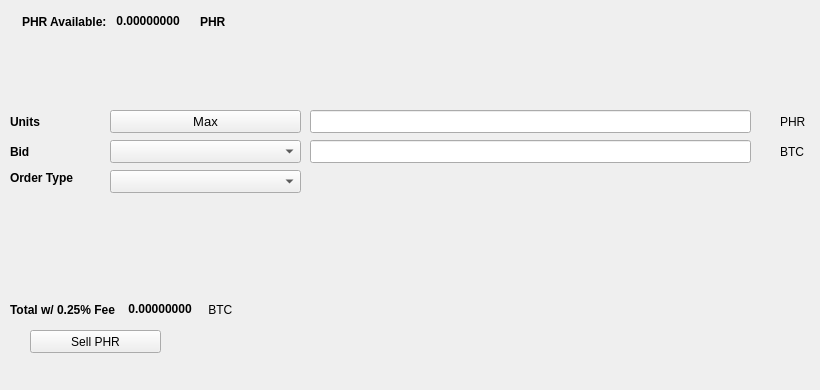
   <widget class="QWidget" name="SellTab">
    <attribute name="title">
     <string>Sell</string>
    </attribute>
    <widget class="QLabel" name="label_16">
     <property name="geometry">
      <rect>
       <x>780</x>
       <y>140</y>
       <width>31</width>
       <height>23</height>
      </rect>
     </property>
     <property name="text">
      <string>BTC</string>
     </property>
    </widget>
    <widget class="QComboBox" name="SellBidcomboBox">
     <property name="geometry">
      <rect>
       <x>110</x>
       <y>140</y>
       <width>191</width>
       <height>23</height>
      </rect>
     </property>
     <property name="font">
      <font>
       <pointsize>10</pointsize>
      </font>
     </property>
    </widget>
    <widget class="QLabel" name="label_18">
     <property name="geometry">
      <rect>
       <x>10</x>
       <y>110</y>
       <width>46</width>
       <height>23</height>
      </rect>
     </property>
     <property name="font">
      <font>
       <weight>75</weight>
       <bold>true</bold>
      </font>
     </property>
     <property name="text">
      <string>Units</string>
     </property>
    </widget>
    <widget class="QPushButton" name="Sell_Max_Amount">
     <property name="geometry">
      <rect>
       <x>110</x>
       <y>110</y>
       <width>191</width>
       <height>23</height>
      </rect>
     </property>
     <property name="font">
      <font>
       <pointsize>10</pointsize>
      </font>
     </property>
     <property name="text">
      <string>Max</string>
     </property>
    </widget>
    <widget class="QLabel" name="label_20">
     <property name="geometry">
      <rect>
       <x>10</x>
       <y>170</y>
       <width>91</width>
       <height>16</height>
      </rect>
     </property>
     <property name="font">
      <font>
       <weight>75</weight>
       <bold>true</bold>
      </font>
     </property>
     <property name="text">
      <string>Order Type</string>
     </property>
    </widget>
    <widget class="QComboBox" name="SellOrdertypeCombo">
     <property name="geometry">
      <rect>
       <x>110</x>
       <y>170</y>
       <width>191</width>
       <height>23</height>
      </rect>
     </property>
     <property name="font">
      <font>
       <pointsize>10</pointsize>
      </font>
     </property>
    </widget>
    <widget class="QLabel" name="label_21">
     <property name="geometry">
      <rect>
       <x>10</x>
       <y>140</y>
       <width>46</width>
       <height>23</height>
      </rect>
     </property>
     <property name="font">
      <font>
       <weight>75</weight>
       <bold>true</bold>
      </font>
     </property>
     <property name="text">
      <string>Bid</string>
     </property>
    </widget>
    <widget class="QLabel" name="label_22">
     <property name="geometry">
      <rect>
       <x>780</x>
       <y>110</y>
       <width>31</width>
       <height>23</height>
      </rect>
     </property>
     <property name="text">
      <string>PHR</string>
     </property>
    </widget>
    <widget class="QLineEdit" name="UnitsInputPHR">
     <property name="geometry">
      <rect>
       <x>310</x>
       <y>110</y>
       <width>441</width>
       <height>23</height>
      </rect>
     </property>
     <property name="font">
      <font>
       <pointsize>9</pointsize>
       <weight>75</weight>
       <bold>true</bold>
      </font>
     </property>
    </widget>
    <widget class="QLineEdit" name="SellBidPriceEdit">
     <property name="geometry">
      <rect>
       <x>310</x>
       <y>140</y>
       <width>441</width>
       <height>23</height>
      </rect>
     </property>
     <property name="font">
      <font>
       <pointsize>9</pointsize>
       <weight>75</weight>
       <bold>true</bold>
      </font>
     </property>
    </widget>
    <widget class="QPushButton" name="SellPHRBTN">
     <property name="geometry">
      <rect>
       <x>30</x>
       <y>330</y>
       <width>131</width>
       <height>23</height>
      </rect>
     </property>
     <property name="text">
      <string>Sell PHR</string>
     </property>
     <property name="icon">
      <iconset resource="../volt">
       <normaloff>:/icons/bitcoin</normaloff>:/icons/bitcoin</iconset>
     </property>
    </widget>
    <widget class="QWidget" name="layoutWidget3">
     <property name="geometry">
      <rect>
       <x>22</x>
       <y>12</y>
       <width>258</width>
       <height>19</height>
      </rect>
     </property>
     <layout class="QHBoxLayout" name="horizontalLayout">
      <item>
       <widget class="QLabel" name="label232_2">
        <property name="font">
         <font>
          <weight>75</weight>
          <bold>true</bold>
         </font>
        </property>
        <property name="text">
         <string>PHR Available:</string>
        </property>
       </widget>
      </item>
      <item>
       <widget class="QLabel" name="PHRAvailableLabel">
        <property name="palette">
         <palette>
          <active>
           <colorrole role="WindowText">
            <brush brushstyle="SolidPattern">
             <color alpha="255">
              <red>0</red>
              <green>0</green>
              <blue>0</blue>
             </color>
            </brush>
           </colorrole>
           <colorrole role="Button">
            <brush brushstyle="SolidPattern">
             <color alpha="255">
              <red>0</red>
              <green>170</green>
              <blue>0</blue>
             </color>
            </brush>
           </colorrole>
           <colorrole role="Light">
            <brush brushstyle="SolidPattern">
             <color alpha="255">
              <red>0</red>
              <green>255</green>
              <blue>0</blue>
             </color>
            </brush>
           </colorrole>
           <colorrole role="Midlight">
            <brush brushstyle="SolidPattern">
             <color alpha="255">
              <red>0</red>
              <green>212</green>
              <blue>0</blue>
             </color>
            </brush>
           </colorrole>
           <colorrole role="Dark">
            <brush brushstyle="SolidPattern">
             <color alpha="255">
              <red>0</red>
              <green>85</green>
              <blue>0</blue>
             </color>
            </brush>
           </colorrole>
           <colorrole role="Mid">
            <brush brushstyle="SolidPattern">
             <color alpha="255">
              <red>0</red>
              <green>113</green>
              <blue>0</blue>
             </color>
            </brush>
           </colorrole>
           <colorrole role="Text">
            <brush brushstyle="SolidPattern">
             <color alpha="255">
              <red>0</red>
              <green>170</green>
              <blue>0</blue>
             </color>
            </brush>
           </colorrole>
           <colorrole role="BrightText">
            <brush brushstyle="SolidPattern">
             <color alpha="255">
              <red>255</red>
              <green>255</green>
              <blue>255</blue>
             </color>
            </brush>
           </colorrole>
           <colorrole role="ButtonText">
            <brush brushstyle="SolidPattern">
             <color alpha="255">
              <red>0</red>
              <green>0</green>
              <blue>0</blue>
             </color>
            </brush>
           </colorrole>
           <colorrole role="Base">
            <brush brushstyle="SolidPattern">
             <color alpha="255">
              <red>255</red>
              <green>255</green>
              <blue>255</blue>
             </color>
            </brush>
           </colorrole>
           <colorrole role="Window">
            <brush brushstyle="SolidPattern">
             <color alpha="255">
              <red>0</red>
              <green>170</green>
              <blue>0</blue>
             </color>
            </brush>
           </colorrole>
           <colorrole role="Shadow">
            <brush brushstyle="SolidPattern">
             <color alpha="255">
              <red>0</red>
              <green>0</green>
              <blue>0</blue>
             </color>
            </brush>
           </colorrole>
           <colorrole role="AlternateBase">
            <brush brushstyle="SolidPattern">
             <color alpha="255">
              <red>127</red>
              <green>212</green>
              <blue>127</blue>
             </color>
            </brush>
           </colorrole>
           <colorrole role="ToolTipBase">
            <brush brushstyle="SolidPattern">
             <color alpha="255">
              <red>255</red>
              <green>255</green>
              <blue>220</blue>
             </color>
            </brush>
           </colorrole>
           <colorrole role="ToolTipText">
            <brush brushstyle="SolidPattern">
             <color alpha="255">
              <red>0</red>
              <green>0</green>
              <blue>0</blue>
             </color>
            </brush>
           </colorrole>
          </active>
          <inactive>
           <colorrole role="WindowText">
            <brush brushstyle="SolidPattern">
             <color alpha="255">
              <red>0</red>
              <green>0</green>
              <blue>0</blue>
             </color>
            </brush>
           </colorrole>
           <colorrole role="Button">
            <brush brushstyle="SolidPattern">
             <color alpha="255">
              <red>0</red>
              <green>170</green>
              <blue>0</blue>
             </color>
            </brush>
           </colorrole>
           <colorrole role="Light">
            <brush brushstyle="SolidPattern">
             <color alpha="255">
              <red>0</red>
              <green>255</green>
              <blue>0</blue>
             </color>
            </brush>
           </colorrole>
           <colorrole role="Midlight">
            <brush brushstyle="SolidPattern">
             <color alpha="255">
              <red>0</red>
              <green>212</green>
              <blue>0</blue>
             </color>
            </brush>
           </colorrole>
           <colorrole role="Dark">
            <brush brushstyle="SolidPattern">
             <color alpha="255">
              <red>0</red>
              <green>85</green>
              <blue>0</blue>
             </color>
            </brush>
           </colorrole>
           <colorrole role="Mid">
            <brush brushstyle="SolidPattern">
             <color alpha="255">
              <red>0</red>
              <green>113</green>
              <blue>0</blue>
             </color>
            </brush>
           </colorrole>
           <colorrole role="Text">
            <brush brushstyle="SolidPattern">
             <color alpha="255">
              <red>0</red>
              <green>170</green>
              <blue>0</blue>
             </color>
            </brush>
           </colorrole>
           <colorrole role="BrightText">
            <brush brushstyle="SolidPattern">
             <color alpha="255">
              <red>255</red>
              <green>255</green>
              <blue>255</blue>
             </color>
            </brush>
           </colorrole>
           <colorrole role="ButtonText">
            <brush brushstyle="SolidPattern">
             <color alpha="255">
              <red>0</red>
              <green>0</green>
              <blue>0</blue>
             </color>
            </brush>
           </colorrole>
           <colorrole role="Base">
            <brush brushstyle="SolidPattern">
             <color alpha="255">
              <red>255</red>
              <green>255</green>
              <blue>255</blue>
             </color>
            </brush>
           </colorrole>
           <colorrole role="Window">
            <brush brushstyle="SolidPattern">
             <color alpha="255">
              <red>0</red>
              <green>170</green>
              <blue>0</blue>
             </color>
            </brush>
           </colorrole>
           <colorrole role="Shadow">
            <brush brushstyle="SolidPattern">
             <color alpha="255">
              <red>0</red>
              <green>0</green>
              <blue>0</blue>
             </color>
            </brush>
           </colorrole>
           <colorrole role="AlternateBase">
            <brush brushstyle="SolidPattern">
             <color alpha="255">
              <red>127</red>
              <green>212</green>
              <blue>127</blue>
             </color>
            </brush>
           </colorrole>
           <colorrole role="ToolTipBase">
            <brush brushstyle="SolidPattern">
             <color alpha="255">
              <red>255</red>
              <green>255</green>
              <blue>220</blue>
             </color>
            </brush>
           </colorrole>
           <colorrole role="ToolTipText">
            <brush brushstyle="SolidPattern">
             <color alpha="255">
              <red>0</red>
              <green>0</green>
              <blue>0</blue>
             </color>
            </brush>
           </colorrole>
          </inactive>
          <disabled>
           <colorrole role="WindowText">
            <brush brushstyle="SolidPattern">
             <color alpha="255">
              <red>0</red>
              <green>85</green>
              <blue>0</blue>
             </color>
            </brush>
           </colorrole>
           <colorrole role="Button">
            <brush brushstyle="SolidPattern">
             <color alpha="255">
              <red>0</red>
              <green>170</green>
              <blue>0</blue>
             </color>
            </brush>
           </colorrole>
           <colorrole role="Light">
            <brush brushstyle="SolidPattern">
             <color alpha="255">
              <red>0</red>
              <green>255</green>
              <blue>0</blue>
             </color>
            </brush>
           </colorrole>
           <colorrole role="Midlight">
            <brush brushstyle="SolidPattern">
             <color alpha="255">
              <red>0</red>
              <green>212</green>
              <blue>0</blue>
             </color>
            </brush>
           </colorrole>
           <colorrole role="Dark">
            <brush brushstyle="SolidPattern">
             <color alpha="255">
              <red>0</red>
              <green>85</green>
              <blue>0</blue>
             </color>
            </brush>
           </colorrole>
           <colorrole role="Mid">
            <brush brushstyle="SolidPattern">
             <color alpha="255">
              <red>0</red>
              <green>113</green>
              <blue>0</blue>
             </color>
            </brush>
           </colorrole>
           <colorrole role="Text">
            <brush brushstyle="SolidPattern">
             <color alpha="255">
              <red>0</red>
              <green>85</green>
              <blue>0</blue>
             </color>
            </brush>
           </colorrole>
           <colorrole role="BrightText">
            <brush brushstyle="SolidPattern">
             <color alpha="255">
              <red>255</red>
              <green>255</green>
              <blue>255</blue>
             </color>
            </brush>
           </colorrole>
           <colorrole role="ButtonText">
            <brush brushstyle="SolidPattern">
             <color alpha="255">
              <red>0</red>
              <green>85</green>
              <blue>0</blue>
             </color>
            </brush>
           </colorrole>
           <colorrole role="Base">
            <brush brushstyle="SolidPattern">
             <color alpha="255">
              <red>0</red>
              <green>170</green>
              <blue>0</blue>
             </color>
            </brush>
           </colorrole>
           <colorrole role="Window">
            <brush brushstyle="SolidPattern">
             <color alpha="255">
              <red>0</red>
              <green>170</green>
              <blue>0</blue>
             </color>
            </brush>
           </colorrole>
           <colorrole role="Shadow">
            <brush brushstyle="SolidPattern">
             <color alpha="255">
              <red>0</red>
              <green>0</green>
              <blue>0</blue>
             </color>
            </brush>
           </colorrole>
           <colorrole role="AlternateBase">
            <brush brushstyle="SolidPattern">
             <color alpha="255">
              <red>0</red>
              <green>170</green>
              <blue>0</blue>
             </color>
            </brush>
           </colorrole>
           <colorrole role="ToolTipBase">
            <brush brushstyle="SolidPattern">
             <color alpha="255">
              <red>255</red>
              <green>255</green>
              <blue>220</blue>
             </color>
            </brush>
           </colorrole>
           <colorrole role="ToolTipText">
            <brush brushstyle="SolidPattern">
             <color alpha="255">
              <red>0</red>
              <green>0</green>
              <blue>0</blue>
             </color>
            </brush>
           </colorrole>
          </disabled>
         </palette>
        </property>
        <property name="font">
         <font>
          <weight>75</weight>
          <bold>true</bold>
         </font>
        </property>
        <property name="text">
         <string> 0.00000000 </string>
        </property>
        <property name="textInteractionFlags">
         <set>Qt::LinksAccessibleByMouse|Qt::TextSelectableByKeyboard|Qt::TextSelectableByMouse</set>
        </property>
       </widget>
      </item>
      <item>
       <widget class="QLabel" name="labelPHR">
        <property name="font">
         <font>
          <weight>75</weight>
          <bold>true</bold>
         </font>
        </property>
        <property name="text">
         <string>PHR</string>
        </property>
       </widget>
      </item>
     </layout>
    </widget>
    <widget class="QWidget" name="layoutWidget">
     <property name="geometry">
      <rect>
       <x>10</x>
       <y>300</y>
       <width>268</width>
       <height>19</height>
      </rect>
     </property>
     <layout class="QHBoxLayout" name="horizontalLayout_2">
      <item>
       <widget class="QLabel" name="label_19">
        <property name="font">
         <font>
          <weight>75</weight>
          <bold>true</bold>
         </font>
        </property>
        <property name="text">
         <string>Total w/ 0.25% Fee </string>
        </property>
       </widget>
      </item>
      <item>
       <widget class="QLabel" name="SellCostLabel">
        <property name="palette">
         <palette>
          <active>
           <colorrole role="WindowText">
            <brush brushstyle="SolidPattern">
             <color alpha="255">
              <red>0</red>
              <green>0</green>
              <blue>0</blue>
             </color>
            </brush>
           </colorrole>
           <colorrole role="Button">
            <brush brushstyle="SolidPattern">
             <color alpha="255">
              <red>0</red>
              <green>170</green>
              <blue>0</blue>
             </color>
            </brush>
           </colorrole>
           <colorrole role="Light">
            <brush brushstyle="SolidPattern">
             <color alpha="255">
              <red>0</red>
              <green>255</green>
              <blue>0</blue>
             </color>
            </brush>
           </colorrole>
           <colorrole role="Midlight">
            <brush brushstyle="SolidPattern">
             <color alpha="255">
              <red>0</red>
              <green>212</green>
              <blue>0</blue>
             </color>
            </brush>
           </colorrole>
           <colorrole role="Dark">
            <brush brushstyle="SolidPattern">
             <color alpha="255">
              <red>0</red>
              <green>85</green>
              <blue>0</blue>
             </color>
            </brush>
           </colorrole>
           <colorrole role="Mid">
            <brush brushstyle="SolidPattern">
             <color alpha="255">
              <red>0</red>
              <green>113</green>
              <blue>0</blue>
             </color>
            </brush>
           </colorrole>
           <colorrole role="Text">
            <brush brushstyle="SolidPattern">
             <color alpha="255">
              <red>0</red>
              <green>170</green>
              <blue>0</blue>
             </color>
            </brush>
           </colorrole>
           <colorrole role="BrightText">
            <brush brushstyle="SolidPattern">
             <color alpha="255">
              <red>255</red>
              <green>255</green>
              <blue>255</blue>
             </color>
            </brush>
           </colorrole>
           <colorrole role="ButtonText">
            <brush brushstyle="SolidPattern">
             <color alpha="255">
              <red>0</red>
              <green>0</green>
              <blue>0</blue>
             </color>
            </brush>
           </colorrole>
           <colorrole role="Base">
            <brush brushstyle="SolidPattern">
             <color alpha="255">
              <red>255</red>
              <green>255</green>
              <blue>255</blue>
             </color>
            </brush>
           </colorrole>
           <colorrole role="Window">
            <brush brushstyle="SolidPattern">
             <color alpha="255">
              <red>0</red>
              <green>170</green>
              <blue>0</blue>
             </color>
            </brush>
           </colorrole>
           <colorrole role="Shadow">
            <brush brushstyle="SolidPattern">
             <color alpha="255">
              <red>0</red>
              <green>0</green>
              <blue>0</blue>
             </color>
            </brush>
           </colorrole>
           <colorrole role="AlternateBase">
            <brush brushstyle="SolidPattern">
             <color alpha="255">
              <red>127</red>
              <green>212</green>
              <blue>127</blue>
             </color>
            </brush>
           </colorrole>
           <colorrole role="ToolTipBase">
            <brush brushstyle="SolidPattern">
             <color alpha="255">
              <red>255</red>
              <green>255</green>
              <blue>220</blue>
             </color>
            </brush>
           </colorrole>
           <colorrole role="ToolTipText">
            <brush brushstyle="SolidPattern">
             <color alpha="255">
              <red>0</red>
              <green>0</green>
              <blue>0</blue>
             </color>
            </brush>
           </colorrole>
          </active>
          <inactive>
           <colorrole role="WindowText">
            <brush brushstyle="SolidPattern">
             <color alpha="255">
              <red>0</red>
              <green>0</green>
              <blue>0</blue>
             </color>
            </brush>
           </colorrole>
           <colorrole role="Button">
            <brush brushstyle="SolidPattern">
             <color alpha="255">
              <red>0</red>
              <green>170</green>
              <blue>0</blue>
             </color>
            </brush>
           </colorrole>
           <colorrole role="Light">
            <brush brushstyle="SolidPattern">
             <color alpha="255">
              <red>0</red>
              <green>255</green>
              <blue>0</blue>
             </color>
            </brush>
           </colorrole>
           <colorrole role="Midlight">
            <brush brushstyle="SolidPattern">
             <color alpha="255">
              <red>0</red>
              <green>212</green>
              <blue>0</blue>
             </color>
            </brush>
           </colorrole>
           <colorrole role="Dark">
            <brush brushstyle="SolidPattern">
             <color alpha="255">
              <red>0</red>
              <green>85</green>
              <blue>0</blue>
             </color>
            </brush>
           </colorrole>
           <colorrole role="Mid">
            <brush brushstyle="SolidPattern">
             <color alpha="255">
              <red>0</red>
              <green>113</green>
              <blue>0</blue>
             </color>
            </brush>
           </colorrole>
           <colorrole role="Text">
            <brush brushstyle="SolidPattern">
             <color alpha="255">
              <red>0</red>
              <green>170</green>
              <blue>0</blue>
             </color>
            </brush>
           </colorrole>
           <colorrole role="BrightText">
            <brush brushstyle="SolidPattern">
             <color alpha="255">
              <red>255</red>
              <green>255</green>
              <blue>255</blue>
             </color>
            </brush>
           </colorrole>
           <colorrole role="ButtonText">
            <brush brushstyle="SolidPattern">
             <color alpha="255">
              <red>0</red>
              <green>0</green>
              <blue>0</blue>
             </color>
            </brush>
           </colorrole>
           <colorrole role="Base">
            <brush brushstyle="SolidPattern">
             <color alpha="255">
              <red>255</red>
              <green>255</green>
              <blue>255</blue>
             </color>
            </brush>
           </colorrole>
           <colorrole role="Window">
            <brush brushstyle="SolidPattern">
             <color alpha="255">
              <red>0</red>
              <green>170</green>
              <blue>0</blue>
             </color>
            </brush>
           </colorrole>
           <colorrole role="Shadow">
            <brush brushstyle="SolidPattern">
             <color alpha="255">
              <red>0</red>
              <green>0</green>
              <blue>0</blue>
             </color>
            </brush>
           </colorrole>
           <colorrole role="AlternateBase">
            <brush brushstyle="SolidPattern">
             <color alpha="255">
              <red>127</red>
              <green>212</green>
              <blue>127</blue>
             </color>
            </brush>
           </colorrole>
           <colorrole role="ToolTipBase">
            <brush brushstyle="SolidPattern">
             <color alpha="255">
              <red>255</red>
              <green>255</green>
              <blue>220</blue>
             </color>
            </brush>
           </colorrole>
           <colorrole role="ToolTipText">
            <brush brushstyle="SolidPattern">
             <color alpha="255">
              <red>0</red>
              <green>0</green>
              <blue>0</blue>
             </color>
            </brush>
           </colorrole>
          </inactive>
          <disabled>
           <colorrole role="WindowText">
            <brush brushstyle="SolidPattern">
             <color alpha="255">
              <red>0</red>
              <green>85</green>
              <blue>0</blue>
             </color>
            </brush>
           </colorrole>
           <colorrole role="Button">
            <brush brushstyle="SolidPattern">
             <color alpha="255">
              <red>0</red>
              <green>170</green>
              <blue>0</blue>
             </color>
            </brush>
           </colorrole>
           <colorrole role="Light">
            <brush brushstyle="SolidPattern">
             <color alpha="255">
              <red>0</red>
              <green>255</green>
              <blue>0</blue>
             </color>
            </brush>
           </colorrole>
           <colorrole role="Midlight">
            <brush brushstyle="SolidPattern">
             <color alpha="255">
              <red>0</red>
              <green>212</green>
              <blue>0</blue>
             </color>
            </brush>
           </colorrole>
           <colorrole role="Dark">
            <brush brushstyle="SolidPattern">
             <color alpha="255">
              <red>0</red>
              <green>85</green>
              <blue>0</blue>
             </color>
            </brush>
           </colorrole>
           <colorrole role="Mid">
            <brush brushstyle="SolidPattern">
             <color alpha="255">
              <red>0</red>
              <green>113</green>
              <blue>0</blue>
             </color>
            </brush>
           </colorrole>
           <colorrole role="Text">
            <brush brushstyle="SolidPattern">
             <color alpha="255">
              <red>0</red>
              <green>85</green>
              <blue>0</blue>
             </color>
            </brush>
           </colorrole>
           <colorrole role="BrightText">
            <brush brushstyle="SolidPattern">
             <color alpha="255">
              <red>255</red>
              <green>255</green>
              <blue>255</blue>
             </color>
            </brush>
           </colorrole>
           <colorrole role="ButtonText">
            <brush brushstyle="SolidPattern">
             <color alpha="255">
              <red>0</red>
              <green>85</green>
              <blue>0</blue>
             </color>
            </brush>
           </colorrole>
           <colorrole role="Base">
            <brush brushstyle="SolidPattern">
             <color alpha="255">
              <red>0</red>
              <green>170</green>
              <blue>0</blue>
             </color>
            </brush>
           </colorrole>
           <colorrole role="Window">
            <brush brushstyle="SolidPattern">
             <color alpha="255">
              <red>0</red>
              <green>170</green>
              <blue>0</blue>
             </color>
            </brush>
           </colorrole>
           <colorrole role="Shadow">
            <brush brushstyle="SolidPattern">
             <color alpha="255">
              <red>0</red>
              <green>0</green>
              <blue>0</blue>
             </color>
            </brush>
           </colorrole>
           <colorrole role="AlternateBase">
            <brush brushstyle="SolidPattern">
             <color alpha="255">
              <red>0</red>
              <green>170</green>
              <blue>0</blue>
             </color>
            </brush>
           </colorrole>
           <colorrole role="ToolTipBase">
            <brush brushstyle="SolidPattern">
             <color alpha="255">
              <red>255</red>
              <green>255</green>
              <blue>220</blue>
             </color>
            </brush>
           </colorrole>
           <colorrole role="ToolTipText">
            <brush brushstyle="SolidPattern">
             <color alpha="255">
              <red>0</red>
              <green>0</green>
              <blue>0</blue>
             </color>
            </brush>
           </colorrole>
          </disabled>
         </palette>
        </property>
        <property name="font">
         <font>
          <weight>75</weight>
          <bold>true</bold>
         </font>
        </property>
        <property name="autoFillBackground">
         <bool>false</bool>
        </property>
        <property name="text">
         <string> 0.00000000</string>
        </property>
        <property name="textInteractionFlags">
         <set>Qt::LinksAccessibleByMouse|Qt::TextSelectableByMouse</set>
        </property>
       </widget>
      </item>
      <item>
       <widget class="QLabel" name="label_17">
        <property name="font">
         <font>
          <weight>50</weight>
          <bold>false</bold>
         </font>
        </property>
        <property name="text">
         <string> BTC</string>
        </property>
       </widget>
      </item>
     </layout>
    </widget>
    <widget class="QLabel" name="label_23">
     <property name="geometry">
      <rect>
       <x>460</x>
       <y>300</y>
       <width>281</width>
       <height>81</height>
      </rect>
     </property>
     <property name="text">
      <string/>
     </property>
     <property name="pixmap">
      <pixmap>:/images/bittrex</pixmap>
     </property>
    </widget>
   </widget>
